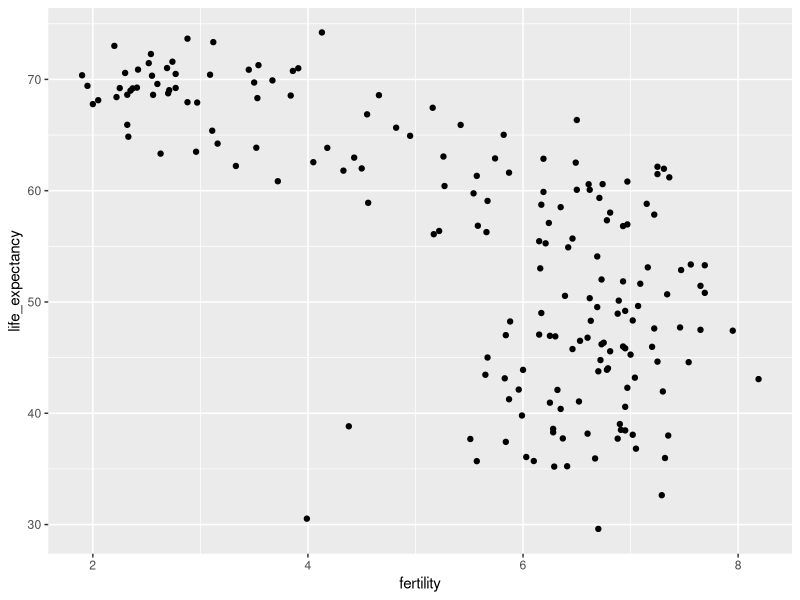
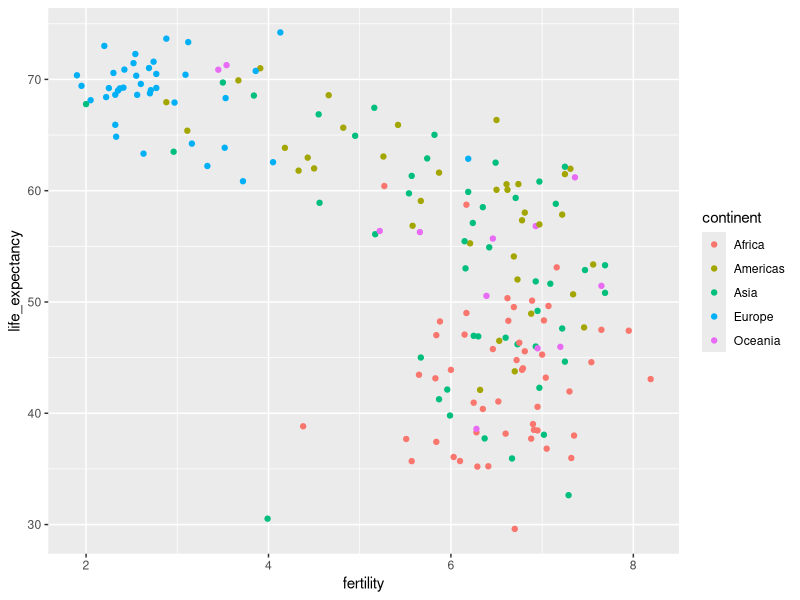
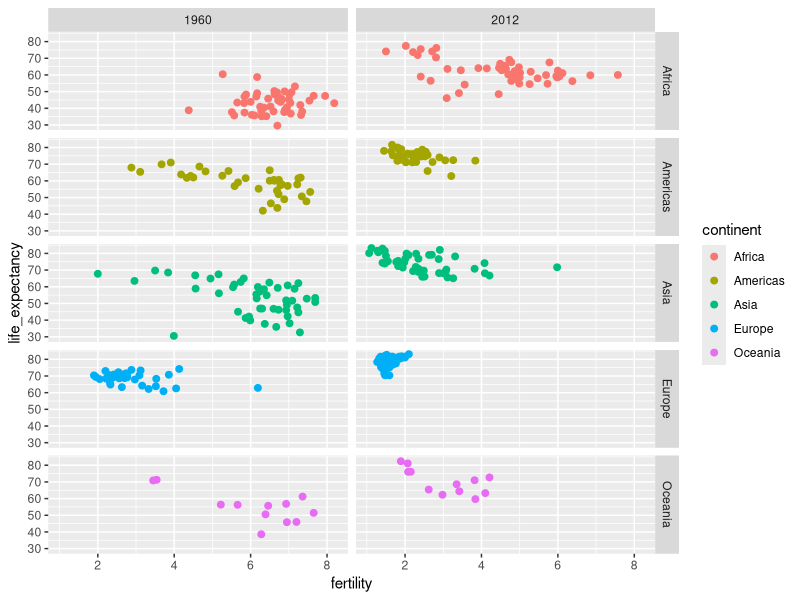
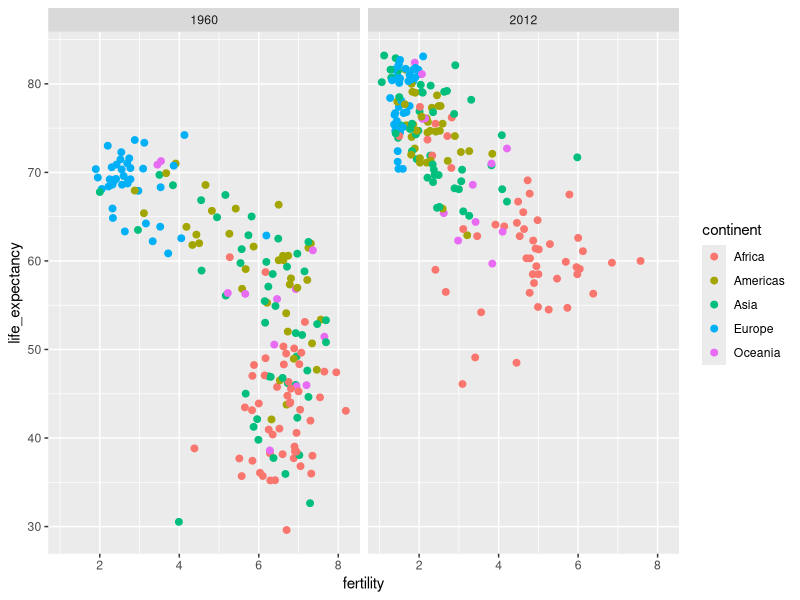
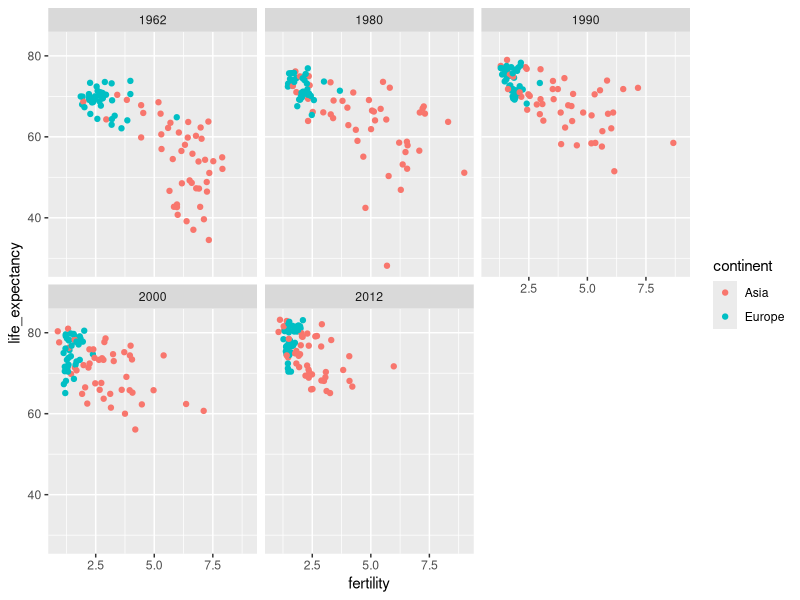

These figures' R source, in order:
library(tidyverse)
library(dslabs)
data(gapminder)
gapminder %>% as_tibble()

gapminder%>%filter(year==2015&country%in%c("Sri Lanka","Turkey"))%>%select(country,infant_mortality)

filter(gapminder,year==1960)%>%ggplot(aes(fertility,life_expectancy))+geom_point()

filter(gapminder,year==1960)%>%ggplot(aes(fertility,life_expectancy,color=continent))+geom_point()

#faceting
filter(gapminder,year%in%c(1960,2012))%>%ggplot(aes(fertility,life_expectancy,color=continent))+geom_point(size=2)+facet_grid(continent~year)

filter(gapminder,year%in%c(1960,2012))%>%ggplot(aes(fertility,life_expectancy,color=continent))+geom_point(size=2)+facet_grid(.~year)
#facet wrap
years<-c(1962,1980,1990,2000,2012)
continents<-c("Europe","Asia")
gapminder%>%filter(year%in%years&continent%in%continents)%>%ggplot(aes(fertility,life_expectancy,col=continent))+geom_point()+facet_wrap(~year)
